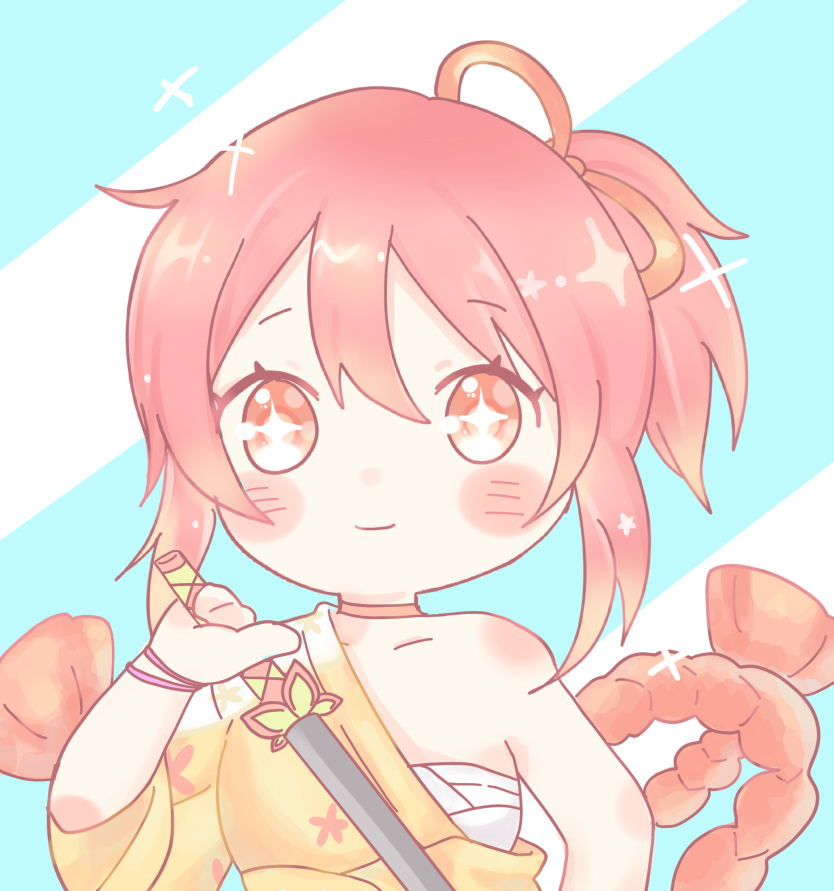
#> input picture util/simple-cv2-resize/input/IMG_2006.PNG, 2500 x 2673 px (shown at 1/3 size); its folder holds only this picture in this run
$ python resize.py
#> lines starting #> are read from the running program, lines starting #| are printed output that depends on the picture
import os
import cv2

directory = "input/"

count = 1

for filename in os.listdir(directory):

    if filename.endswith(".png") or filename.endswith(".PNG"):

        file_location = directory + filename

        # Read Image
        img = cv2.imread(file_location, cv2.IMREAD_COLOR)
#> img is the input picture: shape (2673, 2500, 3); mean B, G, R 213.5, 220.6, 234.6

        # Resize
        img = cv2.resize(img, None, fx=0.25, fy=0.25, interpolation=cv2.INTER_LINEAR)
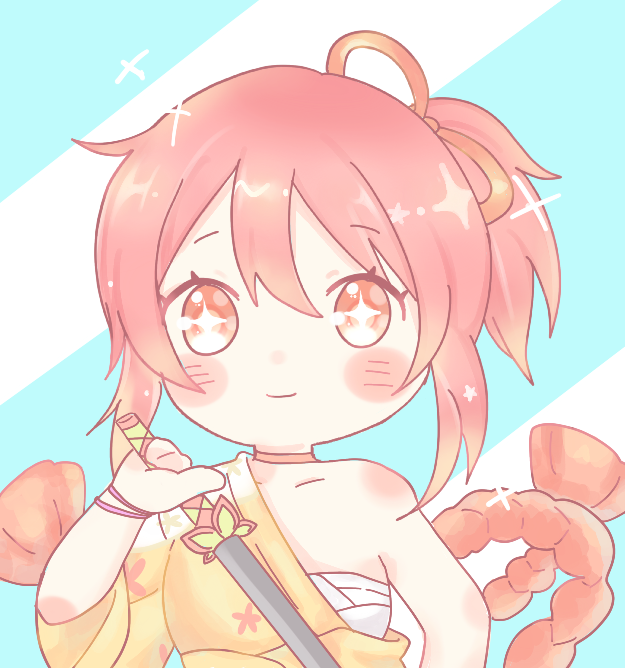
#> img: shape (668, 625, 3); mean B, G, R 213.6, 220.7, 234.6

        out_location = "output/irl-test_" + str(count) + ".png"

        cv2.imwrite(out_location, img)

        count = count + 1
